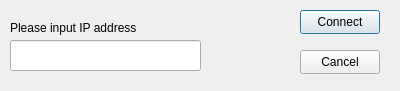
<?xml version="1.0" encoding="UTF-8"?>
<ui version="4.0">
 <class>Dialog</class>
 <widget class="QDialog" name="Dialog">
  <property name="geometry">
   <rect>
    <x>0</x>
    <y>0</y>
    <width>400</width>
    <height>91</height>
   </rect>
  </property>
  <property name="windowTitle">
   <string>Dialog</string>
  </property>
  <widget class="QPushButton" name="ConnectButton">
   <property name="geometry">
    <rect>
     <x>300</x>
     <y>10</y>
     <width>80</width>
     <height>24</height>
    </rect>
   </property>
   <property name="text">
    <string>Connect</string>
   </property>
  </widget>
  <widget class="QPushButton" name="CancelButton">
   <property name="geometry">
    <rect>
     <x>300</x>
     <y>50</y>
     <width>80</width>
     <height>24</height>
    </rect>
   </property>
   <property name="text">
    <string>Cancel</string>
   </property>
  </widget>
  <widget class="QLabel" name="label">
   <property name="geometry">
    <rect>
     <x>10</x>
     <y>20</y>
     <width>271</width>
     <height>16</height>
    </rect>
   </property>
   <property name="text">
    <string>Please input IP address</string>
   </property>
  </widget>
  <widget class="QLineEdit" name="lineEdit">
   <property name="geometry">
    <rect>
     <x>10</x>
     <y>40</y>
     <width>191</width>
     <height>31</height>
    </rect>
   </property>
  </widget>
 </widget>
 <resources/>
 <connections>
  <connection>
   <sender>CancelButton</sender>
   <signal>clicked()</signal>
   <receiver>Dialog</receiver>
   <slot>close()</slot>
   <hints>
    <hint type="sourcelabel">
     <x>339</x>
     <y>61</y>
    </hint>
    <hint type="destinationlabel">
     <x>199</x>
     <y>45</y>
    </hint>
   </hints>
  </connection>
 </connections>
</ui>
